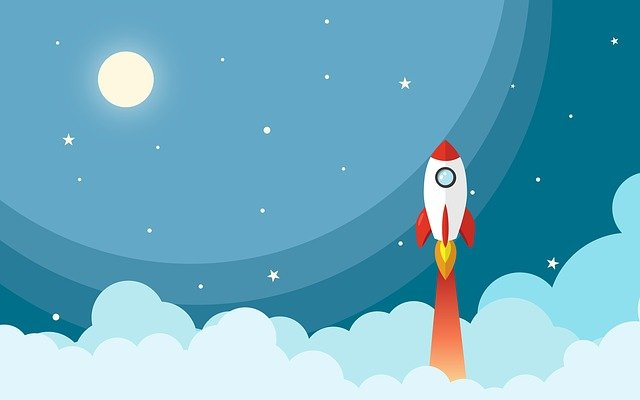
#> input picture poster.jpg, 640 x 400 px
$ python greetings.py
#> lines starting #> are read from the running program, lines starting #| are printed output that depends on the picture
import cv2

img = cv2.imread("poster.jpg")
#> img is the input picture: shape (400, 640, 3); mean B, G, R 194.6, 172.6, 108.6
rocket = img[120:360, 400:500]
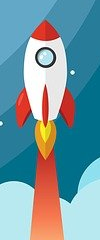
#> rocket: shape (240, 100, 3); mean B, G, R 162.8, 153.2, 118.1

img[0:240,200:300] = rocket
text = "Poster"
cv2.putText(img,text,(200,50), fontFace=cv2.FONT_HERSHEY_COMPLEX_SMALL, fontScale= 1, color=(0,0,0))
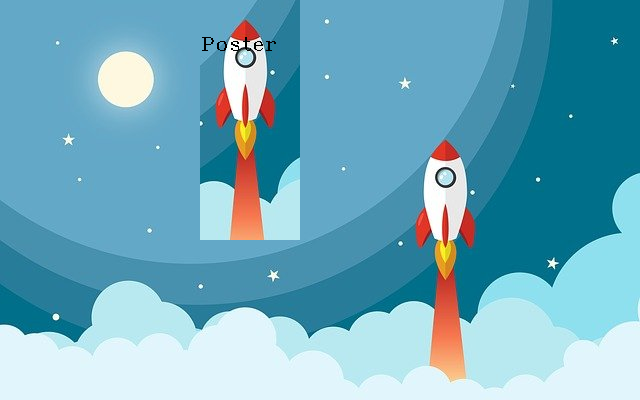
#> img: shape (400, 640, 3); mean B, G, R 191, 171, 110.3
cv2.imwrite("Greetings.jpg", img)
cv2.imshow("Display", img)
cv2.waitKey(0)
